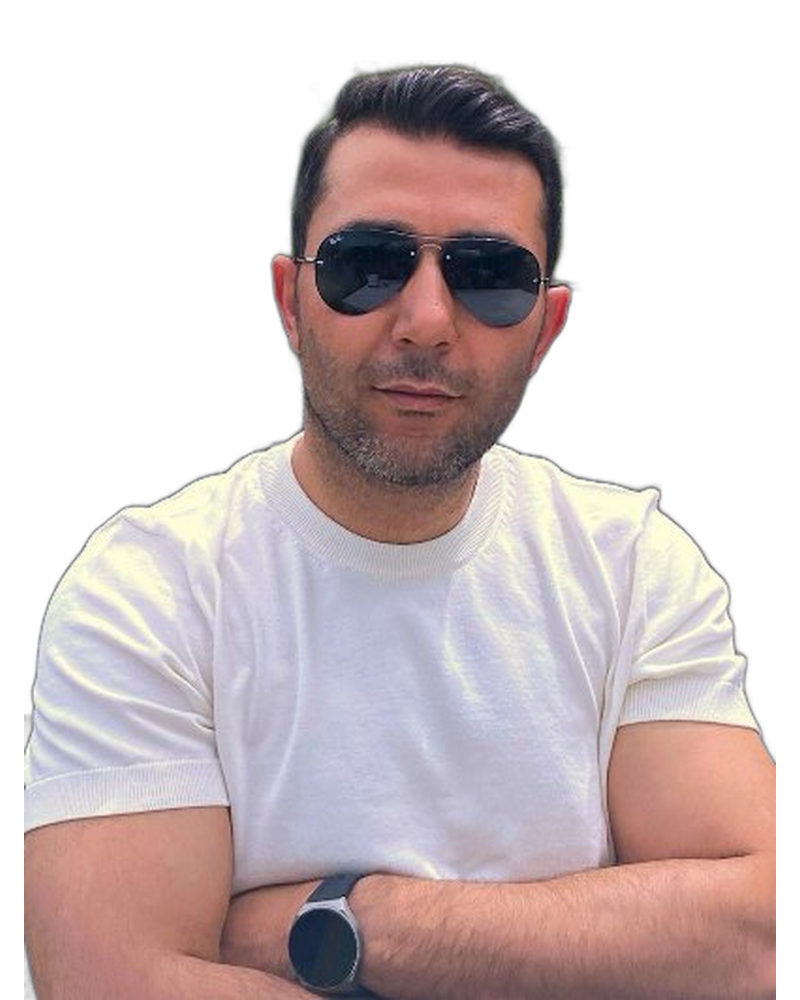
#> input picture card-cutouts/ed6c37d5-da9c-49d6-9be8-c4bb06e8b7a4.png, 800 x 1000 px
$ python refine_murat_portrait.py
#> lines starting #> are read from the running program, lines starting #| are printed output that depends on the picture; after the words box and inside, x2 and y2 are one past the last pixel; in counts of white or black regions, pixels touching at a corner belong together
#!/usr/bin/env python3
"""Optical Murat Alptekin crop matched to Deniz's head / torso proportions.
Only writes Murat's cutout WebP; keeps all PNG masters and other player files.
"""
from pathlib import Path
from PIL import Image

base=Path(__file__).resolve().parents[1]/"card-cutouts"
pid="ed6c37d5-da9c-49d6-9be8-c4bb06e8b7a4"
source=base/(pid+".png")
target=base/(pid+".webp")
with Image.open(source) as img:
#> img is the input picture: PIL image 800x1000 RGBA; mean R, G, B, A 103.6, 90.5, 91.3, 148.3
    img=img.convert("RGBA")
    # Keep more of the chest than previous 71% crop, and enlarge face & shoulders.
    alpha=img.getchannel("A").point(lambda p:255 if p>25 else 0)
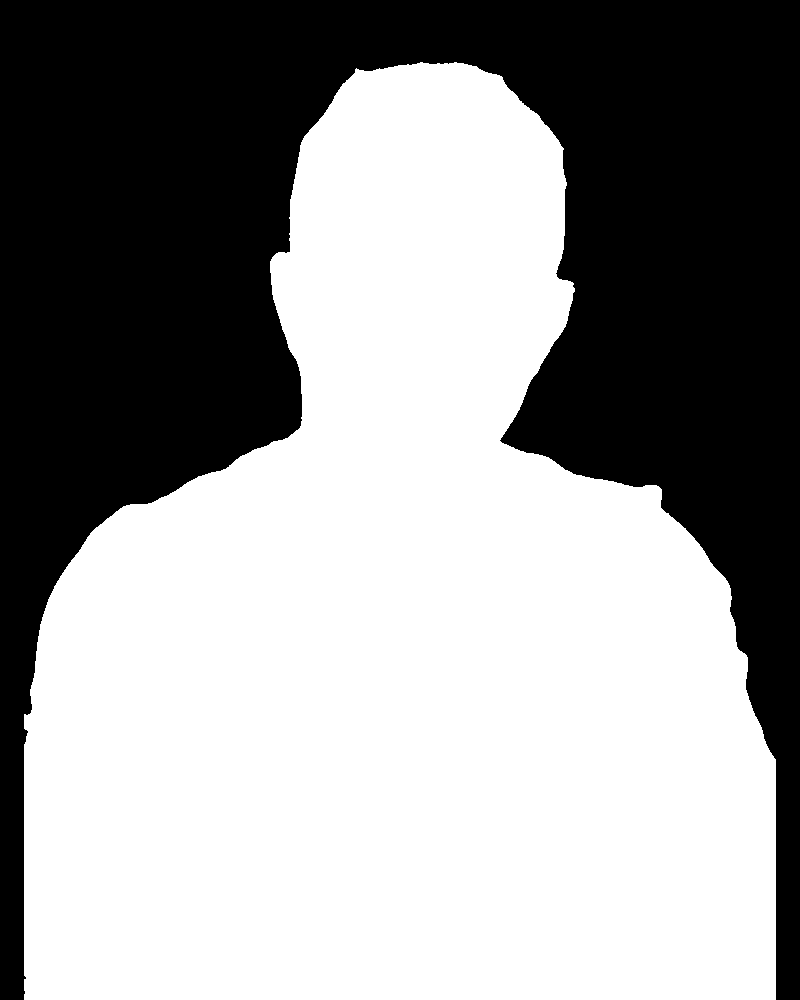
#> alpha: PIL image 800x1000 L; 59% white; 1 black region, box (x1, y1, x2, y2) and area: (0, 0, 800, 1000) 328103
    bbox=alpha.getbbox()
#> bbox = (24, 62, 776, 1000)
    if not bbox:raise ValueError("Murat photo foreground missing")
    top=bbox[1]
#> top = 62
    bottom=min(img.height,top+round((bbox[3]-top)*.80))
#> bottom = 812
    src=img.crop((0,top,img.width,bottom))
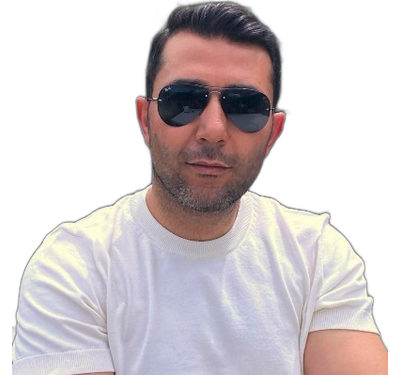
#> src: PIL image 800x750 RGBA (shown at 1/2 size); mean R, G, B, A 97, 89, 91, 138; transparent parts drawn white
    scale=1.12
    nw,nh=round(src.width*scale),round(src.height*scale)
    res=src.resize((nw,nh),Image.Resampling.LANCZOS)
    frame=Image.new("RGBA",(800,1000),(0,0,0,0))
#> frame: PIL image 800x1000 RGBA; every value is 0
    frame.paste(res,((800-nw)//2,1000-nh),res)
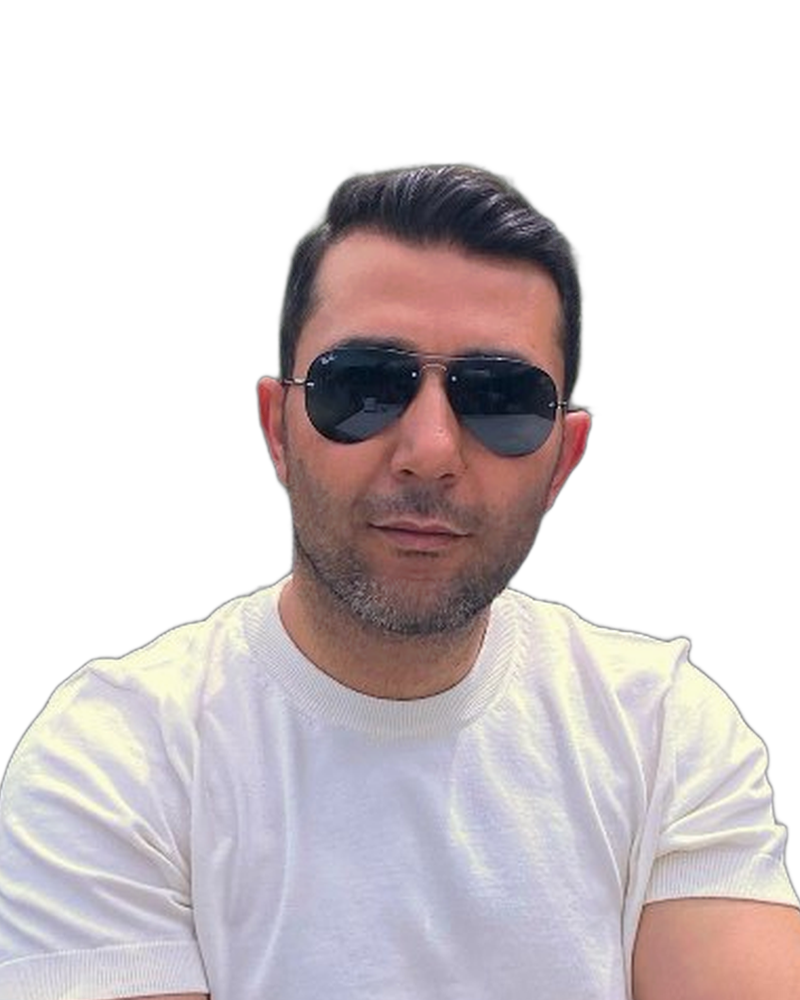
#> frame: PIL image 800x1000 RGBA; mean R, G, B, A 88.9, 81.6, 83.5, 127.2; transparent parts drawn white
    frame.save(target,"WEBP",quality=93,method=6,exact=True)
    print(f"Murat crop: source 800x1000 y={top}:{bottom}; scale={scale}; result={target.stat().st_size} bytes")
#| Murat crop: source 800x1000 y=62:812; scale=1.12; result=70510 bytes

$ run again, with card-cutouts/0a82ed38-650a-46eb-9db9-d49251344f3b.png copied over card-cutouts/ed6c37d5-da9c-49d6-9be8-c4bb06e8b7a4.png
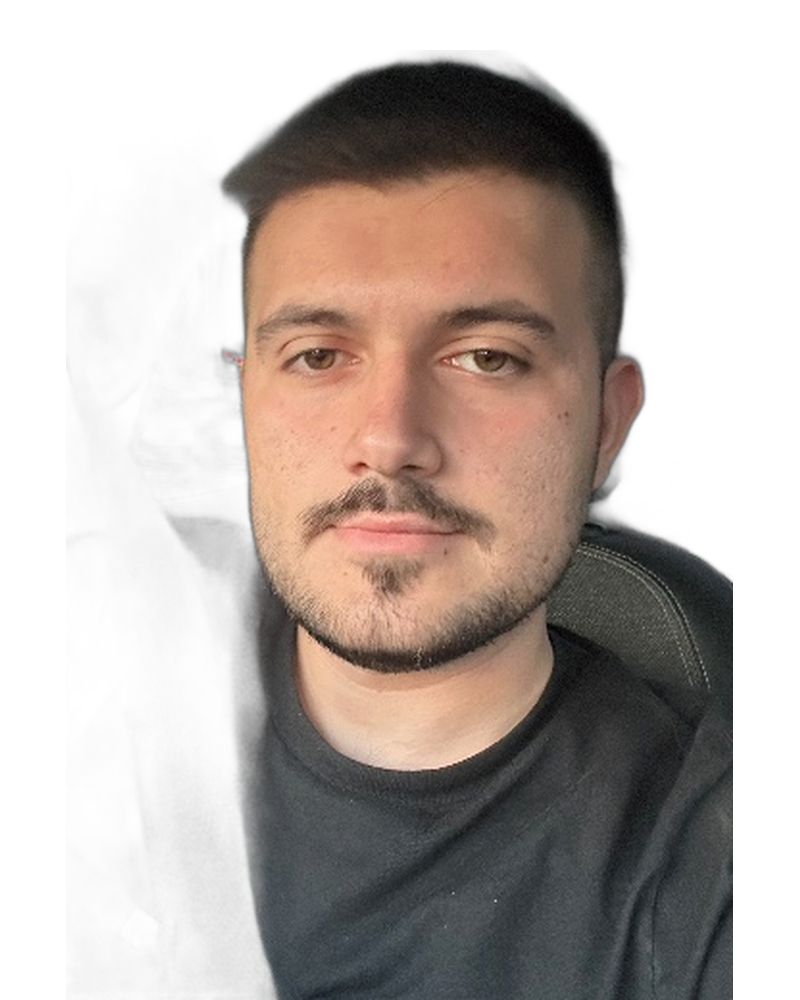
#> input picture card-cutouts/0a82ed38-650a-46eb-9db9-d49251344f3b.png, 800 x 1000 px
#> img is the input picture: PIL image 800x1000 RGBA; mean R, G, B, A 55.9, 46.1, 41, 123
#> `alpha=img.getchannel("A").point(lambda p:255 if p>25 else 0)`:
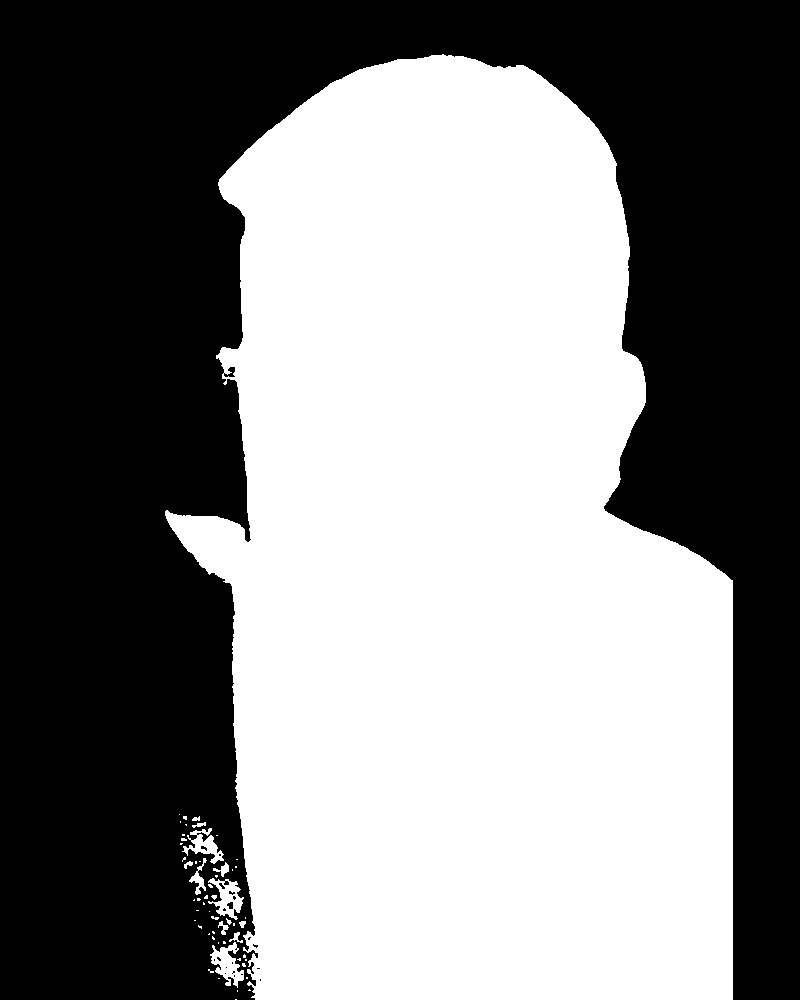
#> alpha: PIL image 800x1000 L; 50.9% white; 20 black regions (18 under 20 px), largest, box (x1, y1, x2, y2) and area: (0, 0, 800, 1000) 392765, (227, 902, 233, 909) 32
#> bbox = (165, 54, 733, 1000)
#> top = 54
#> bottom = 811
#> `frame.paste(res,((800-nw)//2,1000-nh),res)`:
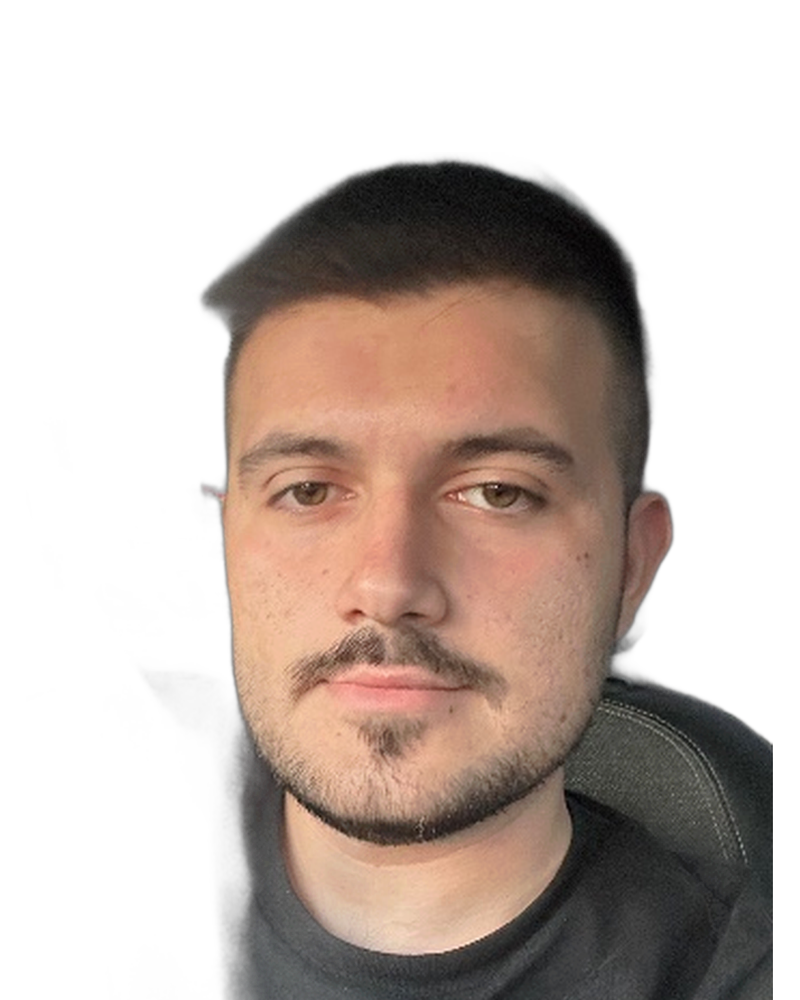
#> frame: PIL image 800x1000 RGBA; mean R, G, B, A 60.1, 47.1, 40.2, 114.2; transparent parts drawn white
#| Murat crop: source 800x1000 y=54:811; scale=1.12; result=92192 bytes

$ run again, with card-cutouts/0d4fc1c1-2fd2-41c9-8fae-0fd16af810e0.png copied over card-cutouts/ed6c37d5-da9c-49d6-9be8-c4bb06e8b7a4.png
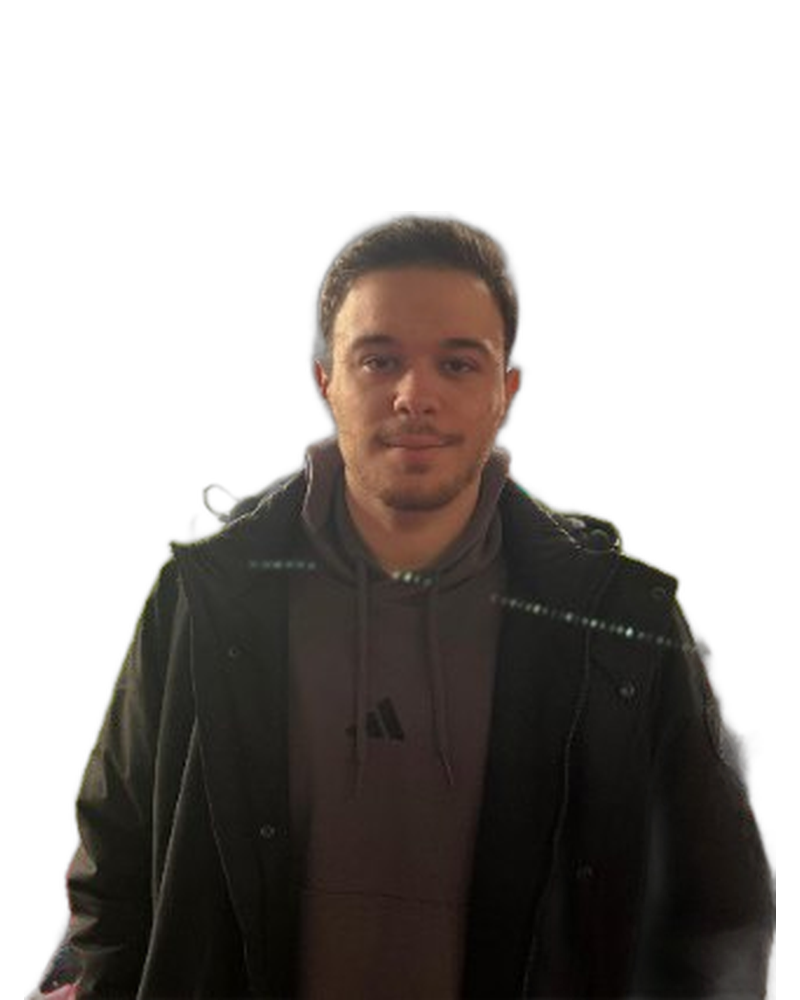
#> input picture card-cutouts/0d4fc1c1-2fd2-41c9-8fae-0fd16af810e0.png, 800 x 1000 px
#> img is the input picture: PIL image 800x1000 RGBA; mean R, G, B, A 22.6, 18.5, 15.7, 113
#> `alpha=img.getchannel("A").point(lambda p:255 if p>25 else 0)`:
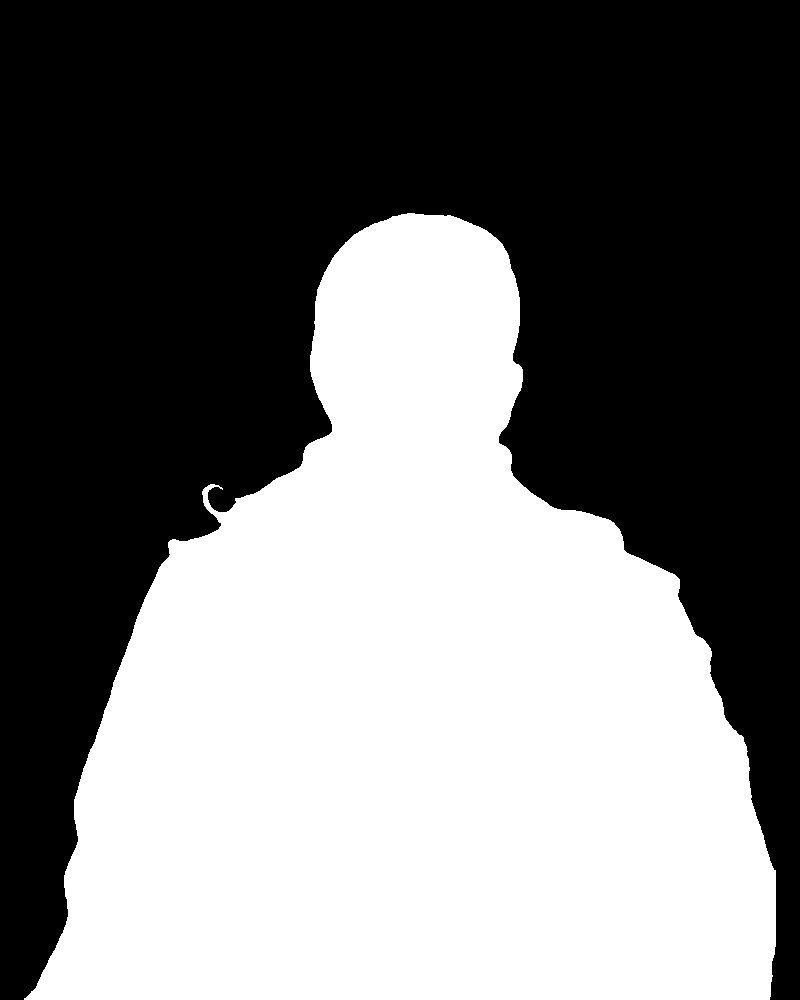
#> alpha: PIL image 800x1000 L; 45.6% white; 1 white region, box (x1, y1, x2, y2) and area: (24, 213, 776, 1000) 365186
#> bbox = (24, 213, 776, 1000)
#> top = 213
#> bottom = 843
#> `frame.paste(res,((800-nw)//2,1000-nh),res)`:
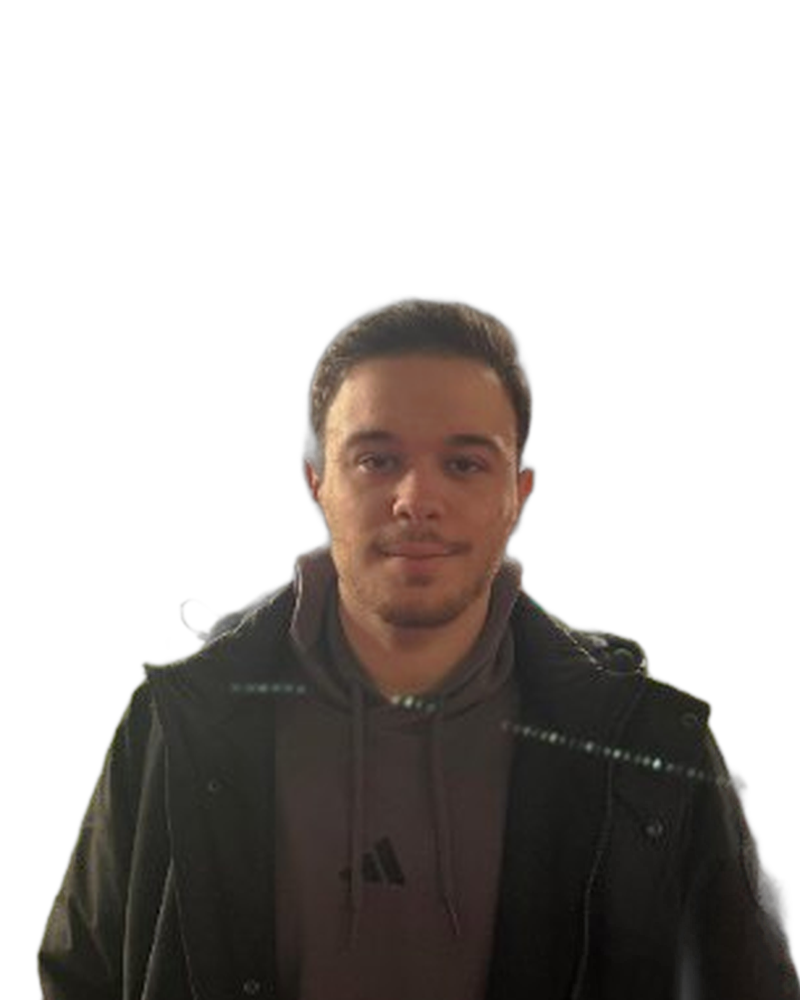
#> frame: PIL image 800x1000 RGBA; mean R, G, B, A 23.6, 19.5, 16.8, 96.5; transparent parts drawn white
#| Murat crop: source 800x1000 y=213:843; scale=1.12; result=41714 bytes
